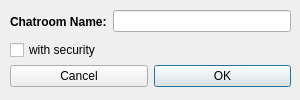
<?xml version="1.0" encoding="UTF-8"?>
<ui version="4.0">
 <class>StartChatDialog</class>
 <widget class="QDialog" name="StartChatDialog">
  <property name="geometry">
   <rect>
    <x>0</x>
    <y>0</y>
    <width>300</width>
    <height>100</height>
   </rect>
  </property>
  <property name="windowTitle">
   <string>Dialog</string>
  </property>
  <widget class="QCheckBox" name="withSecurity">
   <property name="geometry">
    <rect>
     <x>10</x>
     <y>40</y>
     <width>480</width>
     <height>20</height>
    </rect>
   </property>
   <property name="text">
    <string>with security</string>
   </property>
  </widget>
  <widget class="QWidget" name="">
   <property name="geometry">
    <rect>
     <x>10</x>
     <y>10</y>
     <width>281</width>
     <height>23</height>
    </rect>
   </property>
   <layout class="QHBoxLayout" name="chatroomLineLayout">
    <item>
     <widget class="QLabel" name="introLabel">
      <property name="font">
       <font>
        <weight>75</weight>
        <bold>true</bold>
       </font>
      </property>
      <property name="text">
       <string>Chatroom Name:</string>
      </property>
     </widget>
    </item>
    <item>
     <widget class="QLineEdit" name="chatroomInput"/>
    </item>
   </layout>
  </widget>
  <widget class="QWidget" name="">
   <property name="geometry">
    <rect>
     <x>10</x>
     <y>60</y>
     <width>281</width>
     <height>32</height>
    </rect>
   </property>
   <layout class="QHBoxLayout" name="buttonLayout" stretch="1,1">
    <property name="spacing">
     <number>-1</number>
    </property>
    <item>
     <widget class="QPushButton" name="cancelButton">
      <property name="text">
       <string>Cancel</string>
      </property>
      <property name="autoDefault">
       <bool>false</bool>
      </property>
     </widget>
    </item>
    <item>
     <widget class="QPushButton" name="okButton">
      <property name="text">
       <string>OK</string>
      </property>
     </widget>
    </item>
   </layout>
  </widget>
 </widget>
 <resources/>
 <connections/>
</ui>
